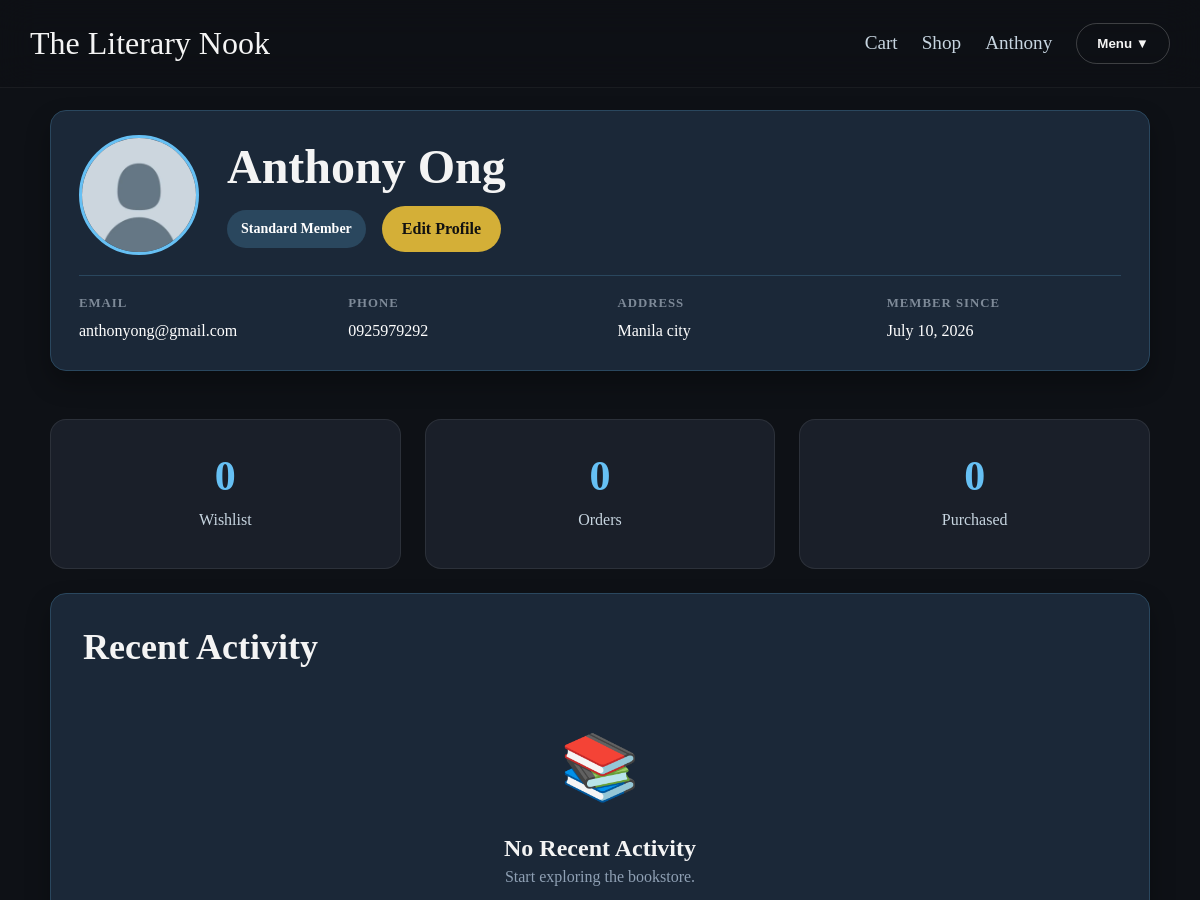
The app's page /customer/profile.php (signed in, upper part), older data.
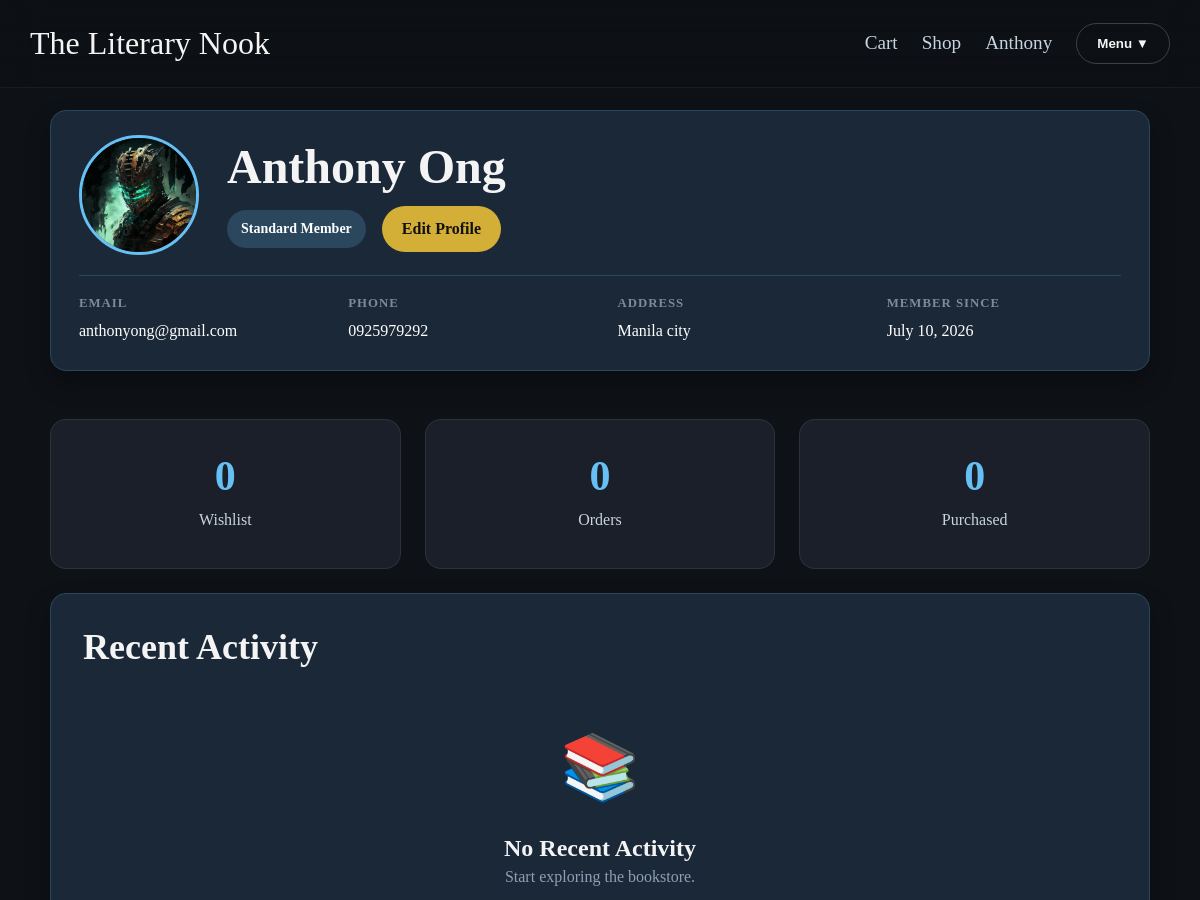
The same page, newer data.
### tables this page shows
CREATE TABLE `customers` (
  `id` int(11) NOT NULL,
  `fullname` varchar(100) DEFAULT NULL,
  `email` varchar(100) DEFAULT NULL,
  `phone` varchar(20) DEFAULT NULL,
  `address` text DEFAULT NULL,
  `password` varchar(255) DEFAULT NULL,
  `created_at` timestamp NOT NULL DEFAULT current_timestamp(),
  `role` enum('customer','admin') DEFAULT 'customer',
  `avatar` varchar(255) DEFAULT 'uploads/avatars/default.webp',
  `membership_status` enum('Standard','Premium') DEFAULT 'Standard'
);

### includes/helpers.php (called while the page is built, shortened)
<?php
function url($path)
{
    return BASE_URL . ltrim($path, '/');
}

### customer/profile.php (the view, shortened to what this page needs)
<?php
require_once(ROOT_PATH . "/includes/db.php");
require_once(ROOT_PATH . "/includes/helpers.php");
require_once(ROOT_PATH . "/includes/header.php");
$user_id = $_SESSION["user_id"];
$stmt = $conn->prepare("
    SELECT fullname, email, phone, address, avatar, membership_status, created_at
    FROM customers
    WHERE id = ?
");
$stmt->bind_param("i", $user_id);
$stmt->execute();
$result = $stmt->get_result();
$user = $result->fetch_assoc();
$activityStmt = $conn->prepare("
    SELECT
        'wishlist' AS activity_type,
        books.id AS reference_id,
        books.title AS activity_title,
        wishlist.created_at AS activity_date
    FROM wishlist
    INNER JOIN books
        ON wishlist.book_id = books.id
    WHERE wishlist.customer_id = ?
    UNION ALL
    SELECT
        'order' AS activity_type,
        orders.id AS reference_id,
        orders.order_number AS activity_title,
        orders.created_at AS activity_date
    FROM orders
    WHERE orders.customer_id = ?
    ORDER BY activity_date DESC
    LIMIT 8
");
$activityStmt->bind_param(
    "ii",
    $user_id,
    $user_id
);
$activityStmt->execute();
$timeline = $activityStmt->get_result();
$wishlistStmt = $conn->prepare("
    SELECT COUNT(*) AS total
    FROM wishlist
    WHERE customer_id = ?
");
$wishlistStmt->bind_param("i", $user_id);
$wishlistStmt->execute();
$wishlistResult = $wishlistStmt->get_result();
$wishlist = $wishlistResult->fetch_assoc();
$wishlistCount = (int)$wishlist["total"];
$orderStmt = $conn->prepare("
    SELECT COUNT(*) AS total
    FROM orders
    WHERE customer_id = ?
");
$orderStmt->bind_param("i", $user_id);
$orderStmt->execute();
$orderResult = $orderStmt->get_result();
$orderCount = (int)$orderResult->fetch_assoc()["total"];
$purchasedStmt = $conn->prepare("
    SELECT COALESCE(SUM(order_items.quantity), 0) AS total
    FROM order_items
    INNER JOIN orders
        ON order_items.order_id = orders.id
    WHERE orders.customer_id = ?
    AND orders.status = 'delivered'
");
$purchasedStmt->bind_param("i", $user_id);
$purchasedStmt->execute();
$purchasedResult = $purchasedStmt->get_result();
$purchasedCount = (int)$purchasedResult->fetch_assoc()["total"];
?>
<div class="profile-page">
    <div class="card profile-card">
        <div class="profile-header">
            <img
                src="<?= BASE_URL . htmlspecialchars($user["avatar"]) ?>"
                class="profile-avatar"
                alt="Avatar">
            <div class="profile-title">
                <h1><?= htmlspecialchars($user["fullname"]) ?></h1>
                <div class="profile-header-actions">
                    <span class="membership-badge">
                        <?= htmlspecialchars($user["membership_status"]) ?> Member
                    </span>
                    <a href="<?= url('customer/edit_profile.php') ?>"
                       class="btn btn-primary profile-edit-btn">
                        Edit Profile
                    </a>
                </div>
            </div>
        </div>
        <hr class="profile-divider">
        <div class="profile-info">
            <div>
                <h4>Email</h4>
                <p><?= htmlspecialchars($user["email"]) ?></p>
            </div>
            <div>
                <h4>Phone</h4>
                <p><?= htmlspecialchars($user["phone"]) ?></p>
            </div>
            <div>
                <h4>Address</h4>
                <p><?= htmlspecialchars($user["address"]) ?></p>
            </div>
            <div>
                <h4>Member Since</h4>
                <p><?= date("F d, Y", strtotime($user["created_at"])) ?></p>
            </div>
        </div>
    </div>
    <div class="profile-stats">
        <a href="<?= url('customer/wishlist.php') ?>" class="stat-card">
            <div class="stat-number"><?= $wishlistCount ?></div>
            <div class="stat-label">Wishlist</div>
        </a>
        <a href="<?= url('orders/my_orders.php') ?>" class="stat-card">
            <div class="stat-number"><?= $orderCount ?></div>
            <div class="stat-label">Orders</div>
        </a>
        <a href="<?= url('orders/history.php') ?>" class="stat-card">
            <div class="stat-number"><?= $purchasedCount ?></div>
            <div class="stat-label">Purchased</div>
        </a>
    </div>
    <div class="card activity-card">
            <h2>Recent Activity</h2>
            <?php if($timeline->num_rows == 0): ?>
                <div class="empty-state">
                    <div class="empty-icon">
                        📚
                    </div>
                    <h3>
                        No Recent Activity
                    </h3>
                    <p>
                        Start exploring the bookstore.
                    </p>
                </div>
            <?php endif; ?>
<?php require_once(ROOT_PATH . "/includes/footer.php"); ?>

Row changes from the older to the newer data that the page shows:
changed customers "Anthony Ong": avatar: picture added in place of a placeholder
